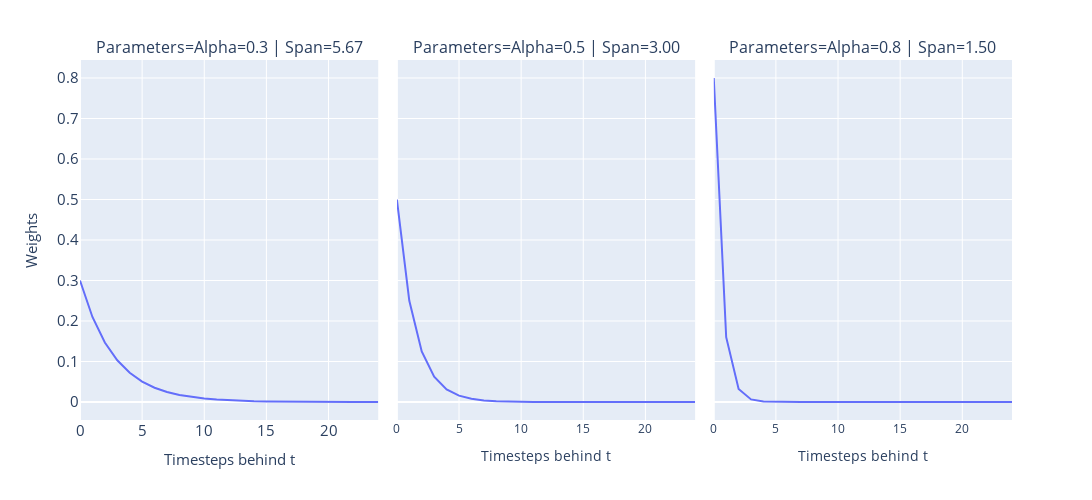

This figure's notebook cell:
### Markdown cell above
## EWMA

### Code cell
t = np.arange(25).tolist()
plot_df = pd.DataFrame({"Timesteps behind t": t})
for alpha in [0.3, 0.5, 0.8]:
    weights = [alpha * math.pow((1 - alpha), i) for i in t]
    span = (2 - alpha) / alpha
    halflife = math.log(1 - alpha) / math.log(0.5)
    plot_df[f"Alpha={alpha} | Span={span:.2f}"] = weights

fig = px.line(
    pd.melt(plot_df, id_vars="Timesteps behind t", var_name="Parameters"),
    x="Timesteps behind t",
    y="value",
    facet_col="Parameters",
)
fig.update_layout(
    autosize=False,
    width=1200,
    height=500,
    yaxis=dict(
        title_text="Weights",
        titlefont=dict(size=15),
        tickfont=dict(size=15),
    ),
    xaxis=dict(
        titlefont=dict(size=15),
        tickfont=dict(size=15),
    ),
)
fig.update_annotations(font=dict(size=16))
fig.write_image(f"imgs/chapter_6/ewma_weights.png")
fig.show()

### Figure 1 — Plotly figure (JSON) as saved in the notebook; plotly's stock layout.template omitted (floating-point values rounded to 4 significant figures)
{"data": [{"hovertemplate": "Parameters=Alpha=0.3 | Span=5.67<br>Timesteps behind t=%{x}<br>value=%{y}<extra></extra>", "legendgroup": "", "line": {"color": "#636efa", "dash": "solid"}, "marker": {"symbol": "circle"}, "mode": "lines", "name": "", "orientation": "v", "showlegend": false, "type": "scatter", "x": [0, 1, 2, 3, 4, 5, 6, 7, 8, 9, 10, 11, 12, 13, 14, 15, 16, 17, 18, 19, 20, 21, 22, 23, 24], "xaxis": "x", "y": [0.3, 0.21, 0.147, 0.1029, 0.07203, 0.05042, 0.03529, 0.02471, 0.01729, 0.01211, 0.008474, 0.005932, 0.004152, 0.002907, 0.002035, 0.001424, 0.000997, 0.0006979, 0.0004885, 0.000342, 0.0002394, 0.0001676, 0.0001173, 8.211e-05, 5.747e-05], "yaxis": "y"}, {"hovertemplate": "Parameters=Alpha=0.5 | Span=3.00<br>Timesteps behind t=%{x}<br>value=%{y}<extra></extra>", "legendgroup": "", "line": {"color": "#636efa", "dash": "solid"}, "marker": {"symbol": "circle"}, "mode": "lines", "name": "", "orientation": "v", "showlegend": false, "type": "scatter", "x": [0, 1, 2, 3, 4, 5, 6, 7, 8, 9, 10, 11, 12, 13, 14, 15, 16, 17, 18, 19, 20, 21, 22, 23, 24], "xaxis": "x2", "y": [0.5, 0.25, 0.125, 0.0625, 0.03125, 0.01562, 0.007812, 0.003906, 0.001953, 0.0009766, 0.0004883, 0.0002441, 0.0001221, 6.104e-05, 3.052e-05, 1.526e-05, 7.629e-06, 3.815e-06, 1.907e-06, 9.537e-07, 4.768e-07, 2.384e-07, 1.192e-07, 5.96e-08, 2.98e-08], "yaxis": "y2"}, {"hovertemplate": "Parameters=Alpha=0.8 | Span=1.50<br>Timesteps behind t=%{x}<br>value=%{y}<extra></extra>", "legendgroup": "", "line": {"color": "#636efa", "dash": "solid"}, "marker": {"symbol": "circle"}, "mode": "lines", "name": "", "orientation": "v", "showlegend": false, "type": "scatter", "x": [0, 1, 2, 3, 4, 5, 6, 7, 8, 9, 10, 11, 12, 13, 14, 15, 16, 17, 18, 19, 20, 21, 22, 23, 24], "xaxis": "x3", "y": [0.8, 0.16, 0.032, 0.0064, 0.00128, 0.000256, 5.12e-05, 1.024e-05, 2.048e-06, 4.096e-07, 8.192e-08, 1.638e-08, 3.277e-09, 6.554e-10, 1.311e-10, 2.621e-11, 5.243e-12, 1.049e-12, 2.097e-13, 4.194e-14, 8.389e-15, 1.678e-15, 3.355e-16, 6.711e-17, 1.342e-17], "yaxis": "y3"}], "layout": {"annotations": [{"font": {"size": 16}, "showarrow": false, "text": "Parameters=Alpha=0.3 | Span=5.67", "x": 0.16, "xanchor": "center", "xref": "paper", "y": 1, "yanchor": "bottom", "yref": "paper"}, {"font": {"size": 16}, "showarrow": false, "text": "Parameters=Alpha=0.5 | Span=3.00", "x": 0.5, "xanchor": "center", "xref": "paper", "y": 1, "yanchor": "bottom", "yref": "paper"}, {"font": {"size": 16}, "showarrow": false, "text": "Parameters=Alpha=0.8 | Span=1.50", "x": 0.84, "xanchor": "center", "xref": "paper", "y": 1, "yanchor": "bottom", "yref": "paper"}], "autosize": false, "height": 500, "legend": {"tracegroupgap": 0}, "margin": {"t": 60}, "width": 1200, "xaxis": {"anchor": "y", "autorange": true, "domain": [0, 0.32], "range": [0, 24], "tickfont": {"size": 15}, "title": {"font": {"size": 15}, "text": "Timesteps behind t"}, "type": "linear"}, "xaxis2": {"anchor": "y2", "autorange": true, "domain": [0.34, 0.66], "matches": "x", "range": [0, 24], "title": {"text": "Timesteps behind t"}, "type": "linear"}, "xaxis3": {"anchor": "y3", "autorange": true, "domain": [0.68, 1.0], "matches": "x", "range": [0, 24], "title": {"text": "Timesteps behind t"}, "type": "linear"}, "yaxis": {"anchor": "x", "autorange": true, "domain": [0, 1], "range": [-0.04444, 0.8444], "tickfont": {"size": 15}, "title": {"font": {"size": 15}, "text": "Weights"}, "type": "linear"}, "yaxis2": {"anchor": "x2", "autorange": true, "domain": [0, 1], "matches": "y", "range": [-0.04444, 0.8444], "showticklabels": false, "type": "linear"}, "yaxis3": {"anchor": "x3", "autorange": true, "domain": [0, 1], "matches": "y", "range": [-0.04444, 0.8444], "showticklabels": false, "type": "linear"}}}
